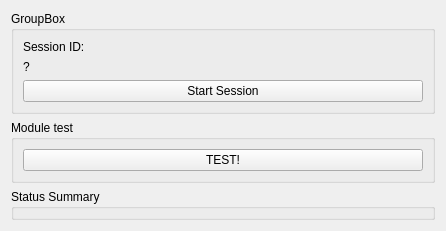
      <widget class="QWidget" name="ModuleTest_tab">
       <attribute name="title">
        <string>Module Test</string>
       </attribute>
       <layout class="QVBoxLayout" name="verticalLayout_16">
        <item>
         <widget class="QGroupBox" name="groupBox_15">
          <property name="title">
           <string>GroupBox</string>
          </property>
          <layout class="QVBoxLayout" name="verticalLayout_18">
           <item>
            <widget class="QLabel" name="label_72">
             <property name="text">
              <string>Session ID:</string>
             </property>
            </widget>
           </item>
           <item>
            <widget class="QLabel" name="Ctrl_SeshID_tag">
             <property name="text">
              <string>?</string>
             </property>
            </widget>
           </item>
           <item>
            <widget class="QPushButton" name="Ctrl_StartSesh_btn">
             <property name="minimumSize">
              <size>
               <width>400</width>
               <height>0</height>
              </size>
             </property>
             <property name="text">
              <string>Start Session</string>
             </property>
            </widget>
           </item>
          </layout>
         </widget>
        </item>
        <item>
         <widget class="QGroupBox" name="groupBox_13">
          <property name="title">
           <string>Module test</string>
          </property>
          <layout class="QVBoxLayout" name="verticalLayout_13">
           <item>
            <layout class="QVBoxLayout" name="verticalLayout_15">
             <item>
              <widget class="QPushButton" name="Ctrl_StartTest_btn">
               <property name="text">
                <string>TEST!</string>
               </property>
              </widget>
             </item>
            </layout>
           </item>
          </layout>
         </widget>
        </item>
        <item>
         <widget class="QGroupBox" name="groupBox_14">
          <property name="title">
           <string>Status Summary</string>
          </property>
          <widget class="QLabel" name="label_66">
           <property name="geometry">
            <rect>
             <x>19</x>
             <y>30</y>
             <width>91</width>
             <height>20</height>
            </rect>
           </property>
           <property name="text">
            <string>Flow</string>
           </property>
          </widget>
          <widget class="QLabel" name="Ctrl_StatusFlow_tag_2">
           <property name="geometry">
            <rect>
             <x>120</x>
             <y>30</y>
             <width>5</width>
             <height>20</height>
            </rect>
           </property>
           <property name="text">
            <string>?</string>
           </property>
          </widget>
          <widget class="QLabel" name="label_67">
           <property name="geometry">
            <rect>
             <x>19</x>
             <y>60</y>
             <width>91</width>
             <height>20</height>
            </rect>
           </property>
           <property name="text">
            <string>Magnetic Lock</string>
           </property>
          </widget>
          <widget class="QLabel" name="Ctrl_StatusFlow_tag_3">
           <property name="geometry">
            <rect>
             <x>120</x>
             <y>60</y>
             <width>5</width>
             <height>20</height>
            </rect>
           </property>
           <property name="text">
            <string>?</string>
           </property>
          </widget>
          <widget class="QLabel" name="Ctrl_StatusDoor_tag_2">
           <property name="geometry">
            <rect>
             <x>120</x>
             <y>90</y>
             <width>33</width>
             <height>11</height>
            </rect>
           </property>
           <property name="text">
            <string>?</string>
           </property>
          </widget>
          <widget class="QLabel" name="label_68">
           <property name="geometry">
            <rect>
             <x>20</x>
             <y>90</y>
             <width>73</width>
             <height>11</height>
            </rect>
           </property>
           <property name="text">
            <string>Door:</string>
           </property>
          </widget>
          <widget class="QLabel" name="label_69">
           <property name="geometry">
            <rect>
             <x>180</x>
             <y>30</y>
             <width>88</width>
             <height>11</height>
            </rect>
           </property>
           <property name="text">
            <string>Ext Dew Point (C°):</string>
           </property>
          </widget>
          <widget class="QLabel" name="Ctrl_ExtDewPoint_tag_2">
           <property name="geometry">
            <rect>
             <x>280</x>
             <y>30</y>
             <width>75</width>
             <height>11</height>
            </rect>
           </property>
           <property name="text">
            <string>?</string>
           </property>
          </widget>
          <widget class="QLabel" name="Ctrl_IntDewPoint_tag_2">
           <property name="geometry">
            <rect>
             <x>280</x>
             <y>60</y>
             <width>5</width>
             <height>20</height>
            </rect>
           </property>
           <property name="text">
            <string>?</string>
           </property>
          </widget>
          <widget class="QLabel" name="label_70">
           <property name="geometry">
            <rect>
             <x>180</x>
             <y>60</y>
             <width>86</width>
             <height>20</height>
            </rect>
           </property>
           <property name="text">
            <string>Int Dew Point (C°):</string>
           </property>
          </widget>
          <widget class="QLabel" name="label_71">
           <property name="geometry">
            <rect>
             <x>180</x>
             <y>90</y>
             <width>86</width>
             <height>20</height>
            </rect>
           </property>
           <property name="text">
            <string>Temperature</string>
           </property>
          </widget>
         </widget>
        </item>
       </layout>
      </widget>
